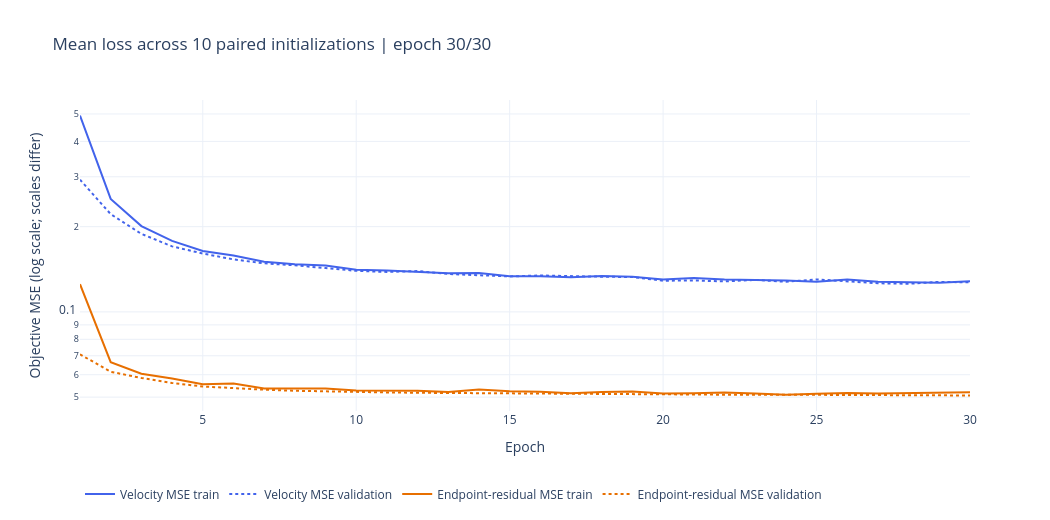

The code cell stored with this chart in its notebook:
### Markdown cell above
## 4. Compare two flow-matching objectives across initializations

Train 10 paired replicates for each objective. Within each pair, both models start from identical weights and see the same maze, noise, and time batches.

1. **Velocity MSE:** $\operatorname{MSE}(v_\theta, x_1-z)$.
2. **Endpoint-residual MSE:** $\operatorname{MSE}((1-t_0)v_\theta, x_1-x_{t_0})$.

Both models predict the path velocity. The second loss weights velocity errors by $(1-t_0)^2$. The training plot reports mean train and validation losses across the 10 replicates for each objective.

### Code cell
BATCH_SIZE = 128
EPOCHS = 30
LEARNING_RATE = 2e-4
PLOT_EVERY = 1

train_loader = DataLoader(
    TensorDataset(train_mazes), batch_size=BATCH_SIZE, shuffle=True, drop_last=True
)
val_loader = DataLoader(TensorDataset(val_mazes), batch_size=BATCH_SIZE, shuffle=False)
optimizers = {
    name: torch.optim.AdamW(candidate.parameters(), lr=LEARNING_RATE)
    for name, candidate in models.items()
}


def sample_training_context(maze_batch, generator=None):
    x_data = embed_binary(maze_batch.to(DEVICE), binary_embeddings)
    noise = torch.randn(
        x_data.shape, generator=generator, device=DEVICE, dtype=x_data.dtype
    )
    t0 = (1.0 - 1e-3) * torch.rand(
        x_data.shape[0], generator=generator, device=DEVICE, dtype=x_data.dtype
    )
    t0_image = t0[:, None, None, None]
    x_t0 = (1.0 - t0_image) * noise + t0_image * x_data
    return x_data, noise, t0, x_t0


def objective_loss(context, candidate, objective):
    x_data, noise, t0, x_t0 = context
    predicted_velocity = candidate(x_t0, t0 * TIME_EMBEDDING_SCALE)
    if objective == "velocity":
        return F.mse_loss(predicted_velocity, x_data - noise)
    endpoint_residual = x_data - x_t0
    scale = (1.0 - t0)[:, None, None, None]
    return F.mse_loss(scale * predicted_velocity, endpoint_residual)


@torch.no_grad()
def validation_losses():
    generator = torch.Generator(device=DEVICE).manual_seed(SEED + 401)
    was_training = {name: candidate.training for name, candidate in models.items()}
    for candidate in models.values():
        candidate.eval()
    totals = {name: [] for name in models}
    try:
        for (maze_batch,) in val_loader:
            context = sample_training_context(maze_batch, generator)
            for name, candidate in models.items():
                objective = MODEL_META[name]["objective"]
                totals[name].append(
                    objective_loss(context, candidate, objective).item()
                )
        return {name: float(np.mean(values)) for name, values in totals.items()}
    finally:
        for name, candidate in models.items():
            candidate.train(was_training[name])


train_history = {objective: [] for objective in OBJECTIVES}
val_history = {objective: [] for objective in OBJECTIVES}
loss_fig = go.Figure()
for objective in OBJECTIVES:
    color = OBJECTIVE_COLORS[objective]
    loss_fig.add_scatter(
        name=f"{OBJECTIVE_LABELS[objective]} train",
        mode="lines",
        line=dict(color=color, width=2),
    )
    loss_fig.add_scatter(
        name=f"{OBJECTIVE_LABELS[objective]} validation",
        mode="lines",
        line=dict(color=color, width=2, dash="dot"),
    )
loss_fig.update_layout(
    title="Mean loss across 10 paired initializations",
    xaxis_title="Epoch",
    yaxis_title="Objective MSE (log scale; scales differ)",
    yaxis_type="log",
    template="plotly_white",
    width=1050,
    height=520,
    legend=dict(orientation="h", y=-0.22),
)

epoch_progress = widgets.IntProgress(
    value=0,
    min=0,
    max=EPOCHS * len(train_loader) * len(models),
    description="Training",
    bar_style="info",
    style={"description_width": "initial"},
    layout=widgets.Layout(width="100%"),
)
display(epoch_progress)
display(loss_fig)
for epoch in range(1, EPOCHS + 1):
    for candidate in models.values():
        candidate.train()
    epoch_values = {name: [] for name in models}
    for batch_index, (maze_batch,) in enumerate(train_loader, start=1):
        context = sample_training_context(maze_batch)
        for model_index, (name, candidate) in enumerate(models.items(), start=1):
            objective = MODEL_META[name]["objective"]
            loss = objective_loss(context, candidate, objective)
            optimizers[name].zero_grad(set_to_none=True)
            loss.backward()
            torch.nn.utils.clip_grad_norm_(candidate.parameters(), max_norm=1.0)
            optimizers[name].step()
            epoch_values[name].append(loss.item())
            epoch_progress.value = (
                (epoch - 1) * len(train_loader) * len(models)
                + (batch_index - 1) * len(models)
                + model_index
            )

    for objective in OBJECTIVES:
        run_means = [
            float(np.mean(epoch_values[name]))
            for name in models
            if MODEL_META[name]["objective"] == objective
        ]
        train_history[objective].append(float(np.mean(run_means)))
    validation_by_model = validation_losses()
    for objective in OBJECTIVES:
        run_values = [
            validation_by_model[name]
            for name in models
            if MODEL_META[name]["objective"] == objective
        ]
        val_history[objective].append(float(np.mean(run_values)))

    if epoch % PLOT_EVERY == 0 or epoch == 1:
        for objective_index, objective in enumerate(OBJECTIVES):
            train_trace = 2 * objective_index
            val_trace = train_trace + 1
            loss_fig.data[train_trace].x = list(range(1, epoch + 1))
            loss_fig.data[train_trace].y = np.maximum(train_history[objective], 1e-12)
            loss_fig.data[val_trace].x = list(range(1, epoch + 1))
            loss_fig.data[val_trace].y = np.maximum(val_history[objective], 1e-12)
        loss_fig.update_layout(
            title=f"Mean loss across 10 paired initializations | epoch {epoch}/{EPOCHS}"
        )
        clear_output(wait=True)
        display(epoch_progress)
        display(loss_fig)

### Figure 1 — Plotly figure (JSON) as saved in the notebook; plotly's stock layout.template omitted (floating-point values rounded to 4 significant figures)
{"data": [{"line": {"color": "#4263eb", "width": 2}, "mode": "lines", "name": "Velocity MSE train", "type": "scatter", "x": [1, 2, 3, 4, 5, 6, 7, 8, 9, 10, 11, 12, 13, 14, 15, 16, 17, 18, 19, 20, 21, 22, 23, 24, 25, 26, 27, 28, 29, 30], "y": [0.4935, 0.2507, 0.2009, 0.1781, 0.1641, 0.1581, 0.1502, 0.1473, 0.1459, 0.1409, 0.1399, 0.1386, 0.1369, 0.1371, 0.1337, 0.1337, 0.1326, 0.1339, 0.1331, 0.1302, 0.1317, 0.1301, 0.1295, 0.1292, 0.1277, 0.1302, 0.1277, 0.1274, 0.1268, 0.1282]}, {"line": {"color": "#4263eb", "dash": "dot", "width": 2}, "mode": "lines", "name": "Velocity MSE validation", "type": "scatter", "x": [1, 2, 3, 4, 5, 6, 7, 8, 9, 10, 11, 12, 13, 14, 15, 16, 17, 18, 19, 20, 21, 22, 23, 24, 25, 26, 27, 28, 29, 30], "y": [0.2931, 0.2214, 0.1886, 0.1704, 0.1607, 0.1532, 0.1484, 0.1461, 0.1428, 0.1397, 0.1384, 0.1394, 0.1362, 0.1345, 0.1334, 0.1345, 0.1334, 0.1331, 0.1328, 0.1289, 0.1291, 0.1281, 0.1297, 0.1277, 0.1302, 0.128, 0.1262, 0.1257, 0.1277, 0.1271]}, {"line": {"color": "#e76f00", "width": 2}, "mode": "lines", "name": "Endpoint-residual MSE train", "type": "scatter", "x": [1, 2, 3, 4, 5, 6, 7, 8, 9, 10, 11, 12, 13, 14, 15, 16, 17, 18, 19, 20, 21, 22, 23, 24, 25, 26, 27, 28, 29, 30], "y": [0.1252, 0.06646, 0.06049, 0.05818, 0.05558, 0.05591, 0.05362, 0.05357, 0.05363, 0.05277, 0.05274, 0.05271, 0.05211, 0.05323, 0.05243, 0.05228, 0.0516, 0.05215, 0.05237, 0.05155, 0.05159, 0.05188, 0.05152, 0.05096, 0.05143, 0.05174, 0.0515, 0.05164, 0.05153, 0.05199]}, {"line": {"color": "#e76f00", "dash": "dot", "width": 2}, "mode": "lines", "name": "Endpoint-residual MSE validation", "type": "scatter", "x": [1, 2, 3, 4, 5, 6, 7, 8, 9, 10, 11, 12, 13, 14, 15, 16, 17, 18, 19, 20, 21, 22, 23, 24, 25, 26, 27, 28, 29, 30], "y": [0.07084, 0.06145, 0.05844, 0.0561, 0.05452, 0.05367, 0.05314, 0.05266, 0.05253, 0.05231, 0.05197, 0.0518, 0.05172, 0.05153, 0.05148, 0.05134, 0.05126, 0.05119, 0.05119, 0.05106, 0.05109, 0.05109, 0.05093, 0.05099, 0.05085, 0.05081, 0.05086, 0.05078, 0.05081, 0.0507]}], "layout": {"height": 520, "legend": {"orientation": "h", "y": -0.22}, "title": {"text": "Mean loss across 10 paired initializations | epoch 30/30"}, "width": 1050, "xaxis": {"title": {"text": "Epoch"}}, "yaxis": {"title": {"text": "Objective MSE (log scale; scales differ)"}, "type": "log"}}}
